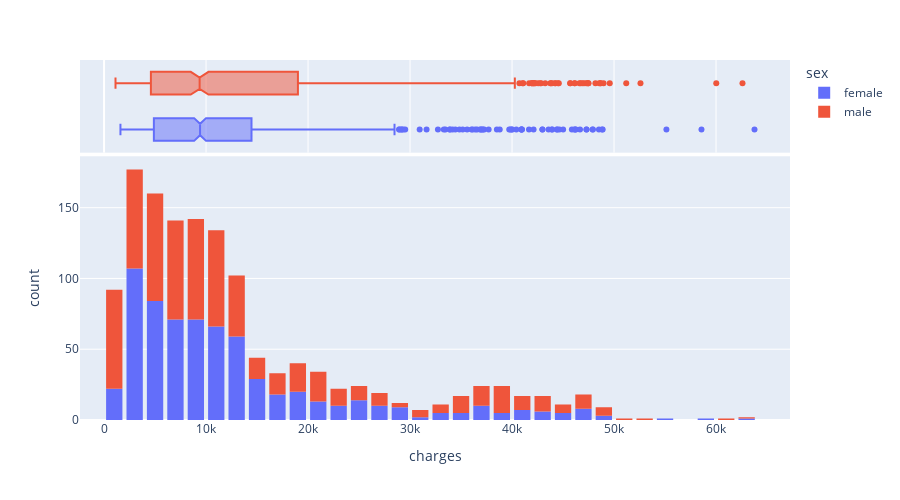

Notebook cell for this chart:
### Code cell
fig = px.histogram(df, x = "charges",marginal = "box", color = "sex",height = 500)
fig.update_layout(bargap = 0.2)
fig.show()

### Figure 1 — Plotly figure (JSON) as saved in the notebook; plotly's stock layout.template omitted (floating-point values rounded to 4 significant figures; data arrays with more than 128 entries replaced by an {"elided": "..."} marker saying what was removed)
{"data": [{"bingroup": "x", "hovertemplate": "sex=female<br>charges=%{x}<br>count=%{y}<extra></extra>", "legendgroup": "female", "marker": {"color": "#636efa", "pattern": {"shape": ""}}, "name": "female", "orientation": "v", "showlegend": true, "type": "histogram", "x": {"elided": "662 float values"}, "xaxis": "x", "yaxis": "y"}, {"hovertemplate": "sex=female<br>charges=%{x}<extra></extra>", "legendgroup": "female", "marker": {"color": "#636efa"}, "name": "female", "notched": true, "showlegend": false, "type": "box", "x": {"elided": "662 float values"}, "xaxis": "x2", "yaxis": "y2"}, {"bingroup": "x", "hovertemplate": "sex=male<br>charges=%{x}<br>count=%{y}<extra></extra>", "legendgroup": "male", "marker": {"color": "#EF553B", "pattern": {"shape": ""}}, "name": "male", "orientation": "v", "showlegend": true, "type": "histogram", "x": {"elided": "676 float values"}, "xaxis": "x", "yaxis": "y"}, {"hovertemplate": "sex=male<br>charges=%{x}<extra></extra>", "legendgroup": "male", "marker": {"color": "#EF553B"}, "name": "male", "notched": true, "showlegend": false, "type": "box", "x": {"elided": "676 float values"}, "xaxis": "x2", "yaxis": "y2"}], "layout": {"bargap": 0.2, "barmode": "relative", "height": 500, "legend": {"title": {"text": "sex"}, "tracegroupgap": 0}, "margin": {"t": 60}, "xaxis": {"anchor": "y", "domain": [0, 1], "title": {"text": "charges"}}, "xaxis2": {"anchor": "y2", "domain": [0, 1], "matches": "x", "showgrid": true, "showticklabels": false}, "yaxis": {"anchor": "x", "domain": [0, 0.7326], "title": {"text": "count"}}, "yaxis2": {"anchor": "x2", "domain": [0.7426, 1], "matches": "y2", "showgrid": false, "showline": false, "showticklabels": false, "ticks": ""}}}
